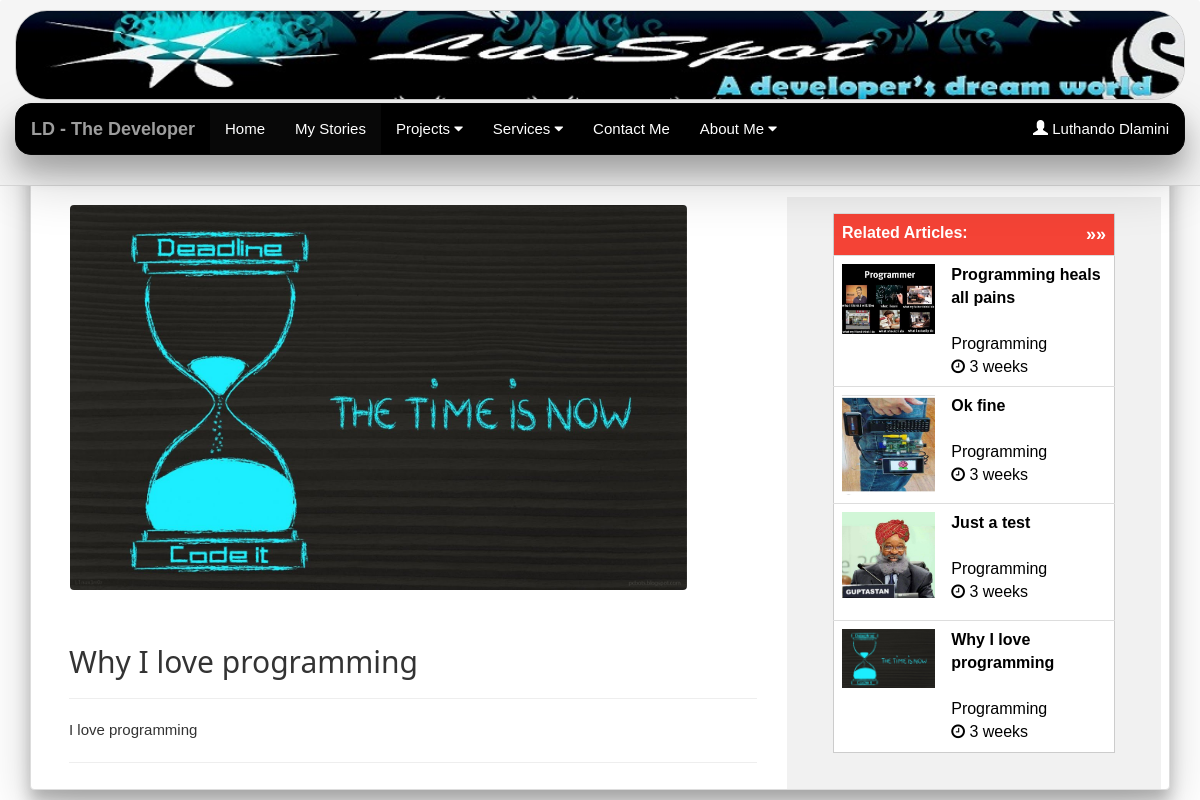
The app's page /read-news.php?id=6 with its own data.
### tables this page shows
CREATE TABLE `myblog` (
  `bid` int(11) NOT NULL,
  `headline` text,
  `post` text,
  `posted_on` datetime DEFAULT NULL,
  `catid` int(11) DEFAULT NULL,
  `image` varchar(255) DEFAULT NULL,
  `summary` text NOT NULL
);

CREATE TABLE `category` (
  `catid` int(11) NOT NULL,
  `category_name` varchar(255) DEFAULT NULL
);

### News.php (called while the page is built, shortened)
<?php
class myblog{
   private $mysqli;
   public function __construct(){
		$this->mysqli = new mysqli(DB_HOST,DB_USER,DB_PASSWORD,DB_DATABASE);
		}
    public function getNewsID($newsID){
        $newsID = $this ->mysqli->real_escape_string($newsID);
        $query = "SELECT headline, post, image, posted_on FROM myblog
                    WHERE bid =".$newsID;
       $result = $this->mysqli->query($query);
       return $result;
    }
     public function getTopNews($id){
        $id = $this ->mysqli->real_escape_string($id);
        $query = "SELECT myblog.bid, myblog.headline, myblog.image, myblog.posted_on, category.category_name
                  FROM myblog INNER JOIN category ON myblog.catid = category.catid
                  WHERE  category.catid = $id ORDER BY myblog.posted_on
                  DESC LIMIT 4";
        $result = $this->mysqli->query($query);
        return $result;
    }
	public function getID($nid){
		$nid = $this ->mysqli->real_escape_string($nid);
		$q = "SELECT catid FROM myblog WHERE bid ='$nid'";
        $result = $this->mysqli->query($q);
        while($row = mysqli_fetch_array($result)){
            $pid = $row['catid'];
        }
		return $pid;
	}
function humanTiming ($time){
    $time = time() - $time;
    $time = ($time<1)? 1 : $time;
    $tokens = array (
        31536000 => 'year',
        2592000 => 'month',
        604800 => 'week',
        86400 => 'day',
        3600 => 'hour',
        60 => 'minute',
        1 => 'second'
    );
    foreach ($tokens as $unit => $text) {
        if ($time < $unit) continue;
        $numberOfUnits = floor($time / $unit);
        return $numberOfUnits.' '.$text.(($numberOfUnits>1)?'s':'');
    }
  }
}
?>

### read-news.php (the view, shortened to what this page needs)
<?php
   require_once("News.php");
    $news = new myblog();
    $getNews = $news->getNewsID($_GET['id']);
    $topNews = $news->getTopNews($news->getID($_GET['id']));
?>
<html>
<head>
    <link href="css/bootstrap.css" rel="stylesheet" />
    <link href="assets/css/bootstrap.min.css" rel="stylesheet" />
    <link href="w3/w3.css" rel="stylesheet" />
    <link href="font-awesome-4.5.0/css/font-awesome.min.css" rel="stylesheet" />
    <link href="assets/font-awesome-4.5.0/css/font-awesome.css" rel="stylesheet" />
  </head>
<body>
  <div class="container ">
     <div class="panel panel-default w3-card-12">
         <div class="panel-heading navbar-fixed-top">
        </div>
    <div class="w3-padding-64 ">&nbsp;</div>
    <br /><br />
    <div class="w3-row-padding">
      <div class="col-md-8">
      <?php while($row = mysqli_fetch_array($getNews)){ ?>
          <div class="container-fluid  w3-padding">
             <div id="imgCont" >
             <img  src="image/<?php echo $row['image'];  ?>" class="img-responsive" /></div>
             <br />
          </div>
          <div class="container-fluid">
          <h2><?php echo $row['headline']; ?></h2>
            <hr />
            <?php echo nl2br($row['post']); ?>
            <?php } ?>
            <hr />
          </div>
    </div>
    <div class="col-md-4 w3-light-grey">
    <div class="container-fluid w3-margin">
         <table class="table w3-card w3-white" >
           <th class="w3-red" colspan="2">Related Articles:
           <span class="w3-right w3-large">»»</span></th>
           <tr>
              <?php
            while($row = mysqli_fetch_array($topNews)){ ?>
              <td><div class="dvImg"><img src="image/<?php echo $row['image'];  ?>"  /></div></td>
              <td ><a href="read-news.php?id=<?php echo $row['bid'] ?>" class="w3-text-black">
              <strong><?php echo $row['headline']; ?></strong></a> <br /><br />
                <?php echo $row['category_name']; ?>
                <br /> <span class="fa fa-clock-o"></span> <?php echo $news->humanTiming(strtotime($row['posted_on'])); ?>
              </td>
           </tr> <?php  } ?></table>
    </div>
  </div>
  </div>
</div>
</div>
</body>
</html>

### w3/w3.css (style rules this page uses)
html { -ms-text-size-adjust:100%;-webkit-text-size-adjust:100% }
body { margin:0 }
article,aside,details,figcaption,figure,footer,header,hgroup,main,menu,nav,section,summary { display:block }
a { background-color:transparent }
img { border:0 }
hr { -moz-box-sizing:content-box;box-sizing:content-box }
html,body { font-family:Verdana,sans-serif;font-size:15px;line-height:1.5 }
html { overflow-x:hidden }
h1,h2,h3,h4,h5,h6,.w3-slim,.w3-wide { font-family:"Segoe UI",Arial,sans-serif }
h2 { font-size:30px }
h1,h2,h3,h4,h5,h6 { font-weight:400;margin:10px 0 }
hr { height:0;border:0;border-top:1px solid #eee;margin:20px 0 }
img { margin-bottom:-5px }
a { color:inherit }
table { border-collapse:collapse;border-spacing:0;width:100%;display:table }
table,th,td { border:none }
.w3-responsive { overflow-x:auto }
.w3-container:after,.w3-row:after,.w3-row-padding:after,.w3-topnav:after,.w3-clear:after,.w3-btn-group:before,.w3-btn-group:after,.w3-btn-bar:before,.w3-btn-bar:after { content:"";display:table;clear:both }
.w3-right { float:right!important }
.w3-large { font-size:18px!important }
.w3-round-xlarge { border-radius:16px!important }
.w3-round-xxlarge { border-radius:32px!important }
.w3-margin { margin:16px!important }
.w3-padding-medium,.w3-padding,.w3-form { padding:8px 16px!important }
.w3-padding-64,.w3-padding-hor-64 { padding-top:64px!important;padding-bottom:64px!important }
.w3-padding-bottom { padding-bottom:8px!important }
.w3-row-padding,.w3-row-padding>.w3-half,.w3-row-padding>.w3-third,.w3-row-padding>.w3-twothird,.w3-row-padding>.w3-threequarter,.w3-row-padding>.w3-quarter,.w3-row-padding>.w3-col { padding:0 8px }
.w3-card { border:1px solid #ccc }
.w3-card-12 { box-shadow:0 12px 16px 0 rgba(0,0,0,0.24),0 17px 50px 0 rgba(0,0,0,0.19)!important }
.w3-card-16 { box-shadow:0 16px 24px 0 rgba(0,0,0,0.22),0 25px 55px 0 rgba(0,0,0,0.21)!important }
.w3-red,.w3-hover-red:hover { color:#fff!important;background-color:#f44336!important }
.w3-white,.w3-hover-white:hover { color:#000!important;background-color:#fff!important }
.w3-black,.w3-hover-black:hover { color:#fff!important;background-color:#000!important }
.w3-light-grey,.w3-hover-light-grey:hover { color:#000!important;background-color:#f1f1f1!important }
.w3-text-white,.w3-hover-text-white:hover { color:#fff!important }
.w3-text-black,.w3-hover-text-black:hover { color:#000!important }

### read-news.php (style rules this page uses)
a { text-decoration: none !important; }
#imgCont { height: 400px; }
#imgCont img { max-height: 100%; max-width: 90%; }
.dvImg { height: 100px; }
.dvImg img { max-height: 100%; max-width: 100%; }

### records on screen
myblog: image (picture), headline "Why I love programming", post "I love programming", catid.category_name "Programming", posted_on "3 weeks"
myblog: image (picture), headline "Programming heals all pains", catid.category_name "Programming", posted_on "3 weeks"
myblog: image (picture), headline "Ok fine", catid.category_name "Programming", posted_on "3 weeks"
myblog: image (picture), headline "Just a test", catid.category_name "Programming", posted_on "3 weeks"
